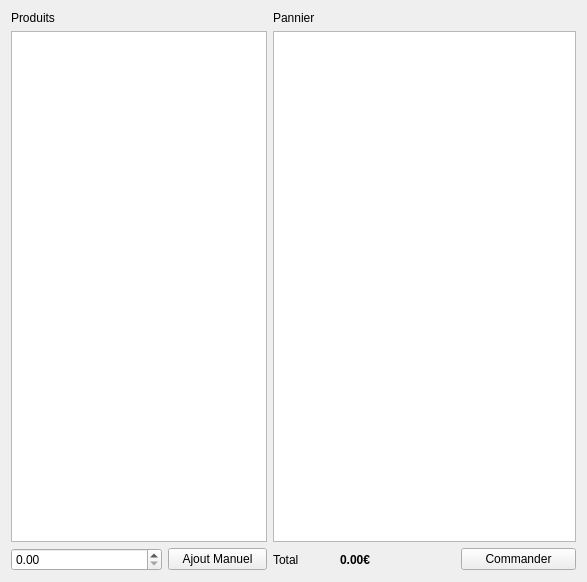
<?xml version="1.0" encoding="UTF-8"?>
<ui version="4.0">
 <class>CheckoutWidgetBis</class>
 <widget class="QWidget" name="CheckoutWidgetBis">
  <property name="geometry">
   <rect>
    <x>0</x>
    <y>0</y>
    <width>587</width>
    <height>582</height>
   </rect>
  </property>
  <property name="windowTitle">
   <string>Form</string>
  </property>
  <layout class="QGridLayout" name="gridLayout">
   <item row="0" column="0">
    <widget class="QLabel" name="label">
     <property name="text">
      <string>Produits</string>
     </property>
    </widget>
   </item>
   <item row="0" column="2">
    <widget class="QLabel" name="label_2">
     <property name="text">
      <string>Pannier</string>
     </property>
    </widget>
   </item>
   <item row="1" column="0" colspan="2">
    <widget class="QListView" name="productsView"/>
   </item>
   <item row="1" column="2" colspan="3">
    <widget class="QTableView" name="cartView"/>
   </item>
   <item row="2" column="0">
    <widget class="QDoubleSpinBox" name="doubleSpinBox"/>
   </item>
   <item row="2" column="1">
    <widget class="QPushButton" name="pushButton">
     <property name="maximumSize">
      <size>
       <width>99</width>
       <height>16777215</height>
      </size>
     </property>
     <property name="text">
      <string>Ajout Manuel</string>
     </property>
    </widget>
   </item>
   <item row="2" column="2">
    <widget class="QLabel" name="label_3">
     <property name="maximumSize">
      <size>
       <width>61</width>
       <height>16777215</height>
      </size>
     </property>
     <property name="text">
      <string>Total</string>
     </property>
    </widget>
   </item>
   <item row="2" column="3">
    <widget class="QLabel" name="total">
     <property name="font">
      <font>
       <weight>75</weight>
       <bold>true</bold>
      </font>
     </property>
     <property name="text">
      <string>0.00€</string>
     </property>
    </widget>
   </item>
   <item row="2" column="4">
    <widget class="QPushButton" name="pushButton_2">
     <property name="text">
      <string>Commander</string>
     </property>
    </widget>
   </item>
  </layout>
 </widget>
 <resources/>
 <connections/>
</ui>
